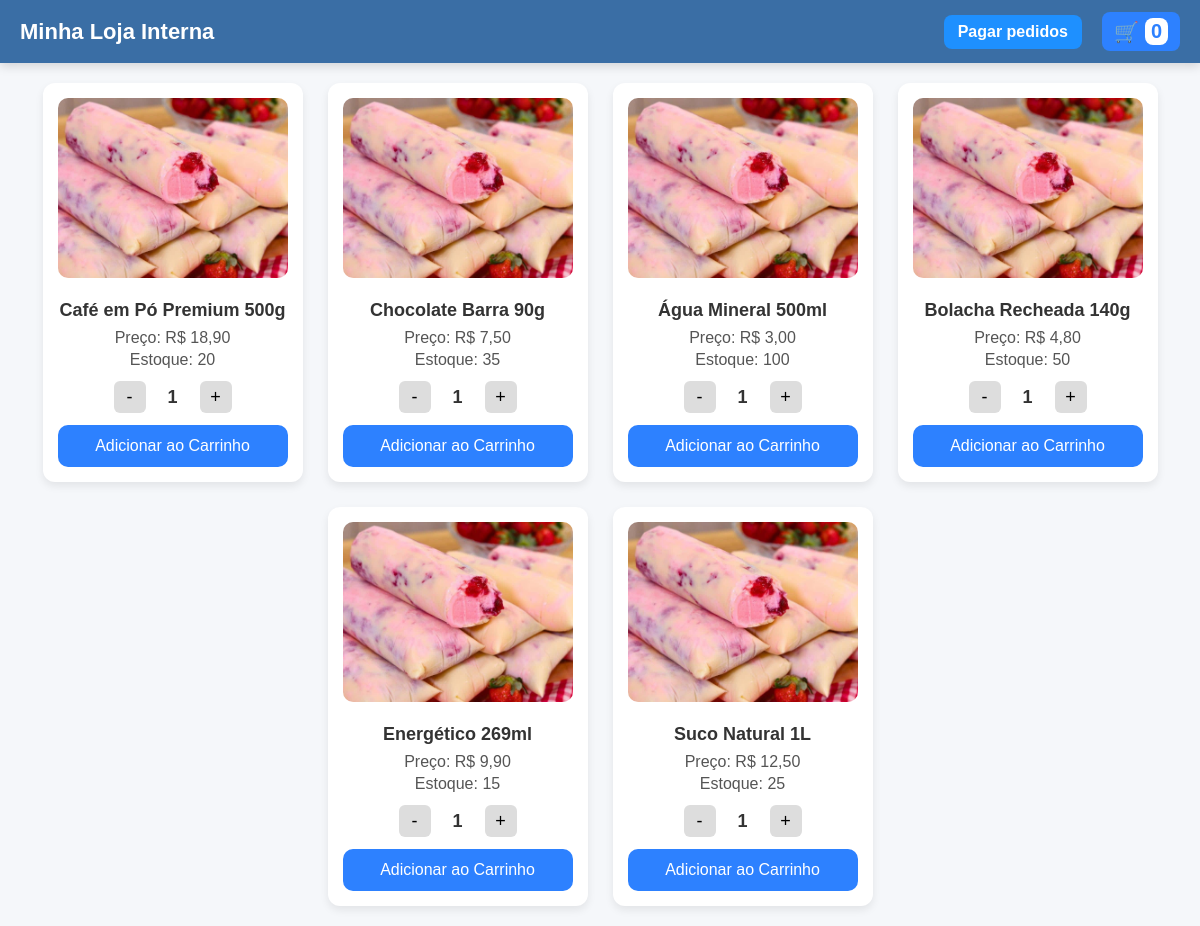
/, run on an earlier commit of the app's database.
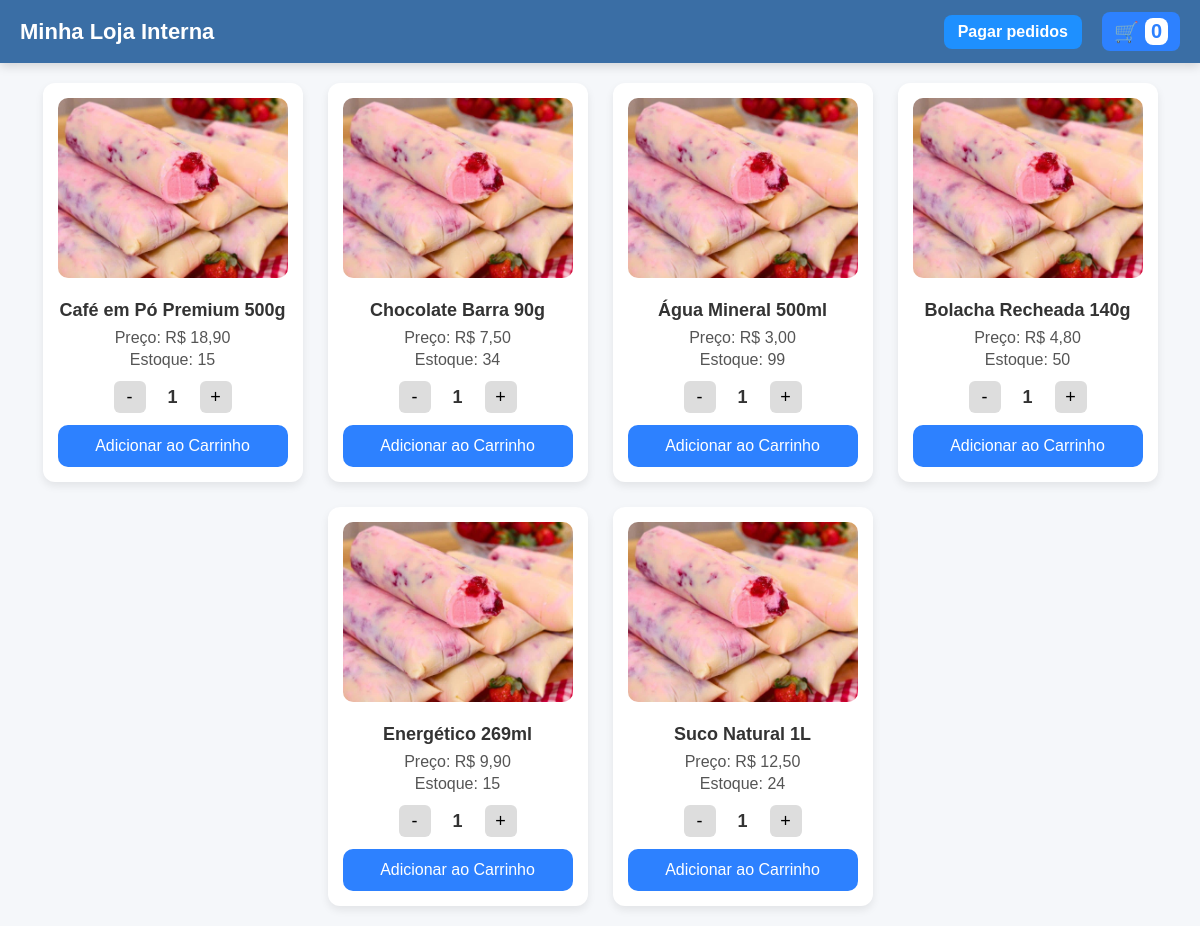
And on a later commit of the database.
### core/models.py (models this page shows, shortened)
class Produto(models.Model):
    nome = models.CharField(max_length=100)  # nome do produto
    preco = models.DecimalField(max_digits=8, decimal_places=2)  # preço
    estoque = models.IntegerField(default=0)  # quantidade em estoque
    imagem = models.ImageField(upload_to='produtos/')  # upload imagem

### core/views.py (the view)
# urls.py: path('', views.home, name='home'),
def home(request):
    produtos = Produto.objects.all()  # pega todos produtos
    return render(request, "home.html", {"produtos": produtos})  # envia para o html

### core/templates/home.html (shortened to what this page needs)
{% load static %}
<!DOCTYPE html>
<html lang="pt-br">
<head>
    <link rel="stylesheet" href="/static/css/home.css">
</head>
<body>
<div class="topbar">
    <h2>Minha Loja Interna</h2>
    <div class="menu">
        <a href="/pagar/" class="menu-link">Pagar pedidos</a>
        <div class="carrinho-icone" onclick="window.location='/carrinho/'">
            🛒 <span id="carrinho-count">0</span>
        </div>
    </div>
</div>
<div id="lista-produtos">
    {% for p in produtos %}
    <div class="produto">
        <img src="{{ p.imagem.url }}" alt="{{ p.nome }}">
        <h3>{{ p.nome }}</h3>
        <p class="preco">Preço: R$ {{ p.preco }}</p>
        <p class="estoque" data-estoque="{{ p.estoque }}">Estoque: {{ p.estoque }}</p>
        <div class="qtd-controle">
            <button class="btn-menos">-</button>
            <span class="qtd">1</span>
            <button class="btn-mais">+</button>
        </div>
        <button class="btn-add">Adicionar ao Carrinho</button>
    </div>
    {% endfor %}
</div>
</body>
</html>

What changed in the data, as far as the page shows it:
changed Produto "Café em Pó Premium 500g": estoque "20" → "15"
changed Produto "Chocolate Barra 90g": estoque "35" → "34"
changed Produto "Água Mineral 500ml": estoque "100" → "99"
changed Produto "Suco Natural 1L": estoque "25" → "24"
